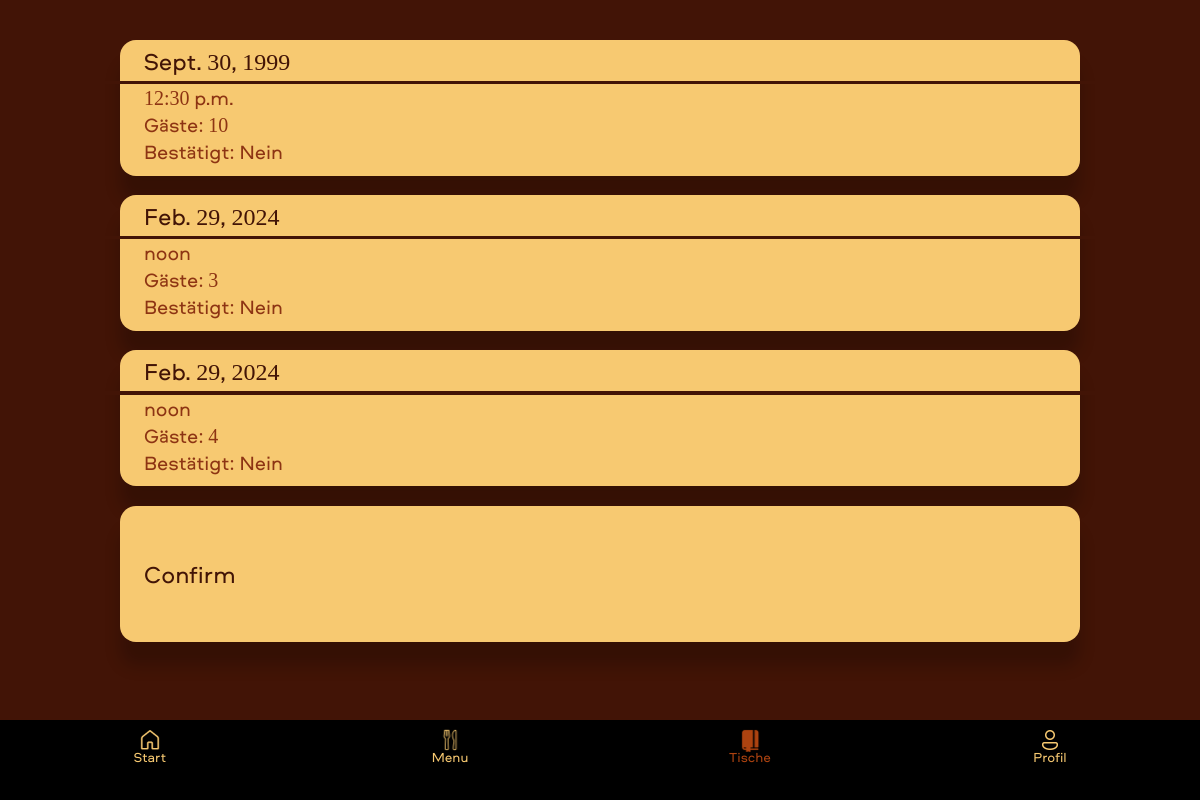
The app's page /orders_admin/ (signed in), older data.
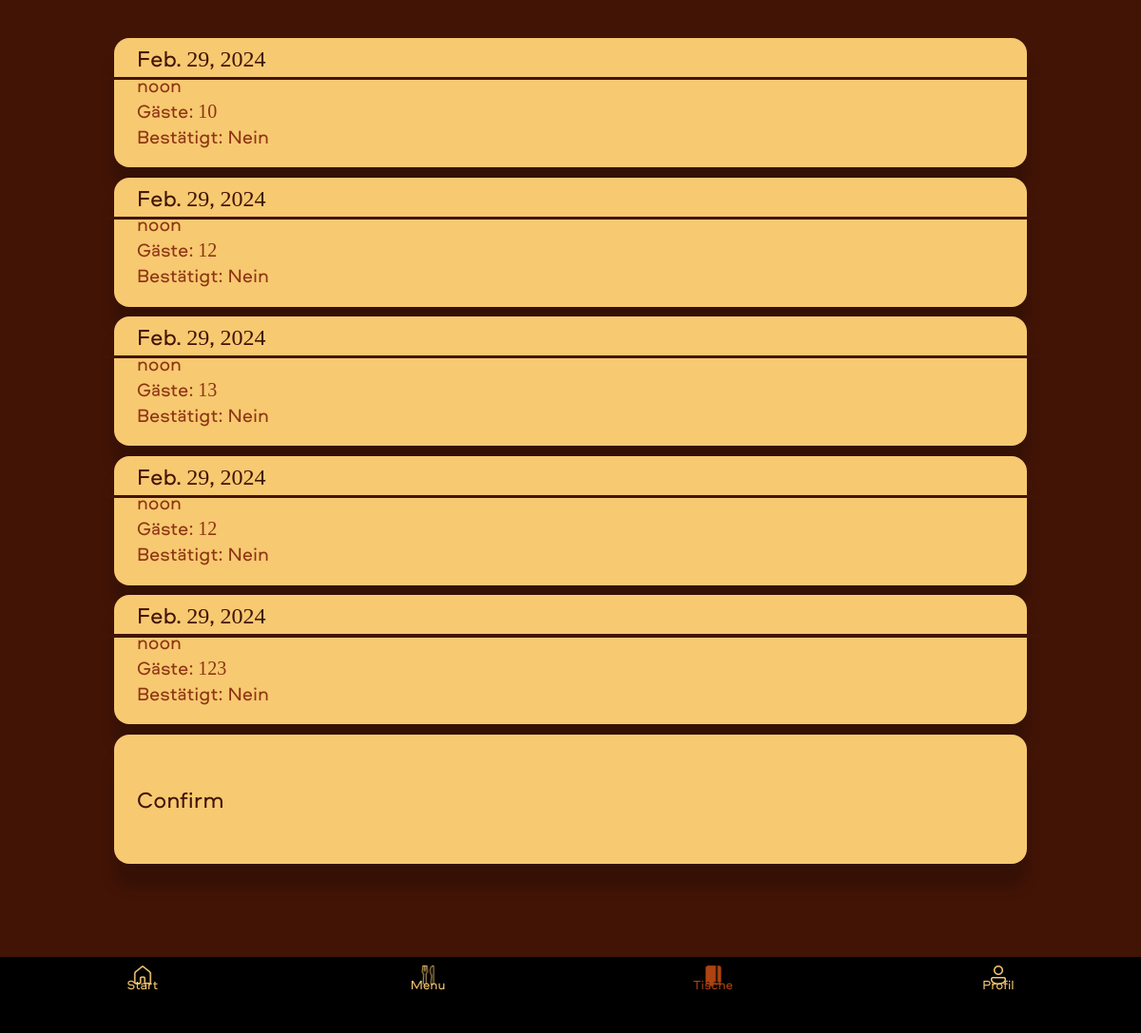
The same page, newer data.
### reservation_app/models.py (models this page shows, shortened)
class Book(models.Model):
    user = models.ForeignKey(settings.AUTH_USER_MODEL, on_delete=models.CASCADE, default=1)
    last_name = models.CharField(default='', max_length=50)
    time = models.TimeField(default='12:30:00')
    date = models.DateField(default='2024-02-19')
    guests = models.IntegerField(default= '',null=False)
    confirmation= models.CharField(default='Nein', max_length=20)
    fcm_token = models.CharField(max_length=255, blank=True, null=True)
    phone     = models.CharField(max_length=30,blank=True,null=True)
    comment   = models.CharField(max_length=300,blank=True,null=True)
    decoration = models.BooleanField(default=False)
    color =    models.CharField(max_length=300,blank=True,null=True)

### reservation_app/views.py (the view)
# urls.py: path('orders_admin/', views.orders_admin, name='orders_admin'),
def orders_admin(request):
    if request.user.is_superuser:
        user_orders = Book.objects.filter(confirmation='Nein')
        return render(request, 'orders_admin.html', {'user_orders': user_orders})
    else:
        return redirect('home')

### reservation_app/templates/orders_admin.html (shortened to what this page needs)
{% extends 'base.html' %}
{% block content %}
     {% if user.is_authenticated %}
     <div class="tables-container">
     {% for order in user_orders %}
     <div class="table_button"><label>{{ order.date }} </label>
      <hr>
      <div class="text_st">
      <br>{{ order.time }} <br> Gäste: {{ order.guests }} <br> Bestätigt: {{ order.confirmation }}<br><br></label>
    </div>
     {% endfor %}
     {% endif %}
    <a href="{% url 'confirm' %}">
      <button class="table_button"><label>Confirm</label></button>
      <br/>
<br/>
<br/>
<br/>
<br/>
<br/>
  </a>
</div>
     {% load static %}
<a href="{% url 'home' %}">
  <button class="tabbar home">
      <img src="{% static 'icons/home.png' %}">
      <br>
      Start
  </button>
</a>
<a href="{% url 'menu' %}">
  <button class="tabbar menu">
      <img src="{% static 'icons/menu.png' %}" >
      <br>
      Menu
  </button>
</a>
<a href="{% url 'user_orders' %}">
  <button class="tabbar mybook">
      <img src="{% static 'icons/tables_active.png' %}">
      <br>
      Tische
  </button>
</a>
{% if user.is_authenticated %}
<a href="{% url 'account' %}">
  <button class="tabbar login_user">
      <img src="{% static 'icons/account.png' %}">
      <br>
      Profil
  </button>
</a>
{% endif %}
{% endblock %}

### reservation_app/templates/base.html (shortened to what this page needs)
<!DOCTYPE html>
<html>
<head>
    {% load static %}
</head>
<body>
    <div class="content">
        {% block content %}{% endblock %}
    </div>
</body>
</html>

### reservation_app/templates/orders_admin.html (style rules this page uses)
.mybook { color:var(--active_button) }

Row changes from the older to the newer data that the page shows:
removed Book: date "Sept. 30, 1999", time "12:30 p.m.", guests "10", confirmation "Nein"
removed Book: date "Feb. 29, 2024", time "noon", guests "3", confirmation "Nein"
removed Book: date "Feb. 29, 2024", time "noon", guests "4", confirmation "Nein"
added Book: date "Feb. 29, 2024", time "noon", guests "10", confirmation "Nein"
added Book: date "Feb. 29, 2024", time "noon", guests "12", confirmation "Nein"
added Book: date "Feb. 29, 2024", time "noon", guests "13", confirmation "Nein"
added Book: date "Feb. 29, 2024", time "noon", guests "12", confirmation "Nein"
added Book: date "Feb. 29, 2024", time "noon", guests "123", confirmation "Nein"
